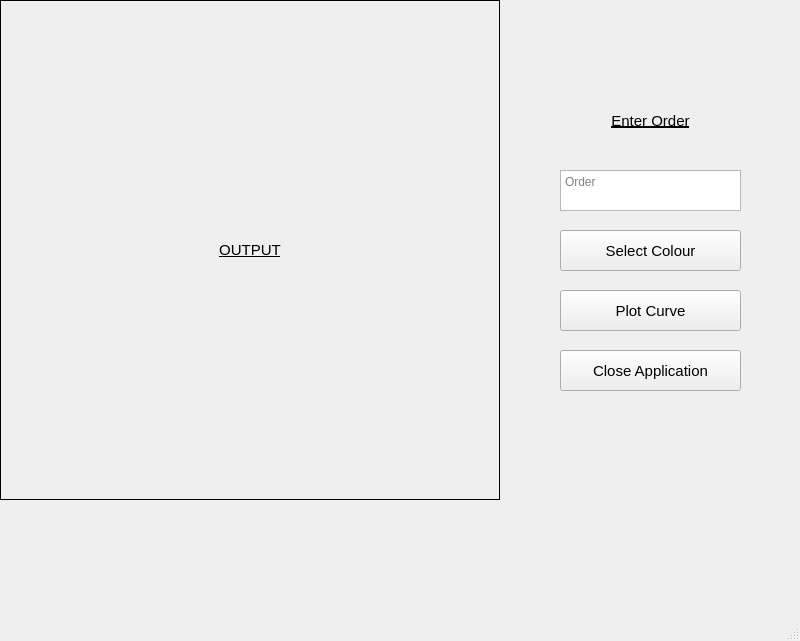
<?xml version="1.0" encoding="UTF-8"?>
<ui version="4.0">
 <class>MainWindow</class>
 <widget class="QMainWindow" name="MainWindow">
  <property name="geometry">
   <rect>
    <x>0</x>
    <y>0</y>
    <width>800</width>
    <height>641</height>
   </rect>
  </property>
  <property name="windowTitle">
   <string>MainWindow</string>
  </property>
  <widget class="QWidget" name="centralwidget">
   <widget class="QLabel" name="label_2">
    <property name="geometry">
     <rect>
      <x>0</x>
      <y>0</y>
      <width>500</width>
      <height>500</height>
     </rect>
    </property>
    <property name="font">
     <font>
      <pointsize>11</pointsize>
      <underline>true</underline>
     </font>
    </property>
    <property name="frameShape">
     <enum>QFrame::Box</enum>
    </property>
    <property name="text">
     <string>OUTPUT</string>
    </property>
    <property name="alignment">
     <set>Qt::AlignCenter</set>
    </property>
    <property name="indent">
     <number>0</number>
    </property>
   </widget>
   <widget class="QPushButton" name="pushButton">
    <property name="geometry">
     <rect>
      <x>560</x>
      <y>290</y>
      <width>181</width>
      <height>41</height>
     </rect>
    </property>
    <property name="font">
     <font>
      <pointsize>11</pointsize>
     </font>
    </property>
    <property name="text">
     <string>Plot Curve</string>
    </property>
   </widget>
   <widget class="QLabel" name="label_3">
    <property name="geometry">
     <rect>
      <x>560</x>
      <y>100</y>
      <width>181</width>
      <height>41</height>
     </rect>
    </property>
    <property name="font">
     <font>
      <pointsize>11</pointsize>
      <underline>true</underline>
     </font>
    </property>
    <property name="text">
     <string>Enter Order</string>
    </property>
    <property name="alignment">
     <set>Qt::AlignCenter</set>
    </property>
   </widget>
   <widget class="QPlainTextEdit" name="order">
    <property name="geometry">
     <rect>
      <x>560</x>
      <y>170</y>
      <width>181</width>
      <height>41</height>
     </rect>
    </property>
    <property name="layoutDirection">
     <enum>Qt::LeftToRight</enum>
    </property>
    <property name="placeholderText">
     <string>Order</string>
    </property>
   </widget>
   <widget class="QPushButton" name="pushButton_2">
    <property name="geometry">
     <rect>
      <x>560</x>
      <y>350</y>
      <width>181</width>
      <height>41</height>
     </rect>
    </property>
    <property name="font">
     <font>
      <pointsize>11</pointsize>
     </font>
    </property>
    <property name="text">
     <string>Close Application</string>
    </property>
   </widget>
   <widget class="QPushButton" name="pushButton_3">
    <property name="geometry">
     <rect>
      <x>560</x>
      <y>230</y>
      <width>181</width>
      <height>41</height>
     </rect>
    </property>
    <property name="font">
     <font>
      <pointsize>11</pointsize>
     </font>
    </property>
    <property name="text">
     <string>Select Colour</string>
    </property>
   </widget>
  </widget>
  <widget class="QMenuBar" name="menubar">
   <property name="geometry">
    <rect>
     <x>0</x>
     <y>0</y>
     <width>800</width>
     <height>21</height>
    </rect>
   </property>
  </widget>
  <widget class="QStatusBar" name="statusbar"/>
 </widget>
 <tabstops>
  <tabstop>order</tabstop>
  <tabstop>pushButton</tabstop>
 </tabstops>
 <resources/>
 <connections>
  <connection>
   <sender>pushButton_2</sender>
   <signal>clicked()</signal>
   <receiver>MainWindow</receiver>
   <slot>close()</slot>
   <hints>
    <hint type="sourcelabel">
     <x>640</x>
     <y>345</y>
    </hint>
    <hint type="destinationlabel">
     <x>647</x>
     <y>409</y>
    </hint>
   </hints>
  </connection>
 </connections>
</ui>
